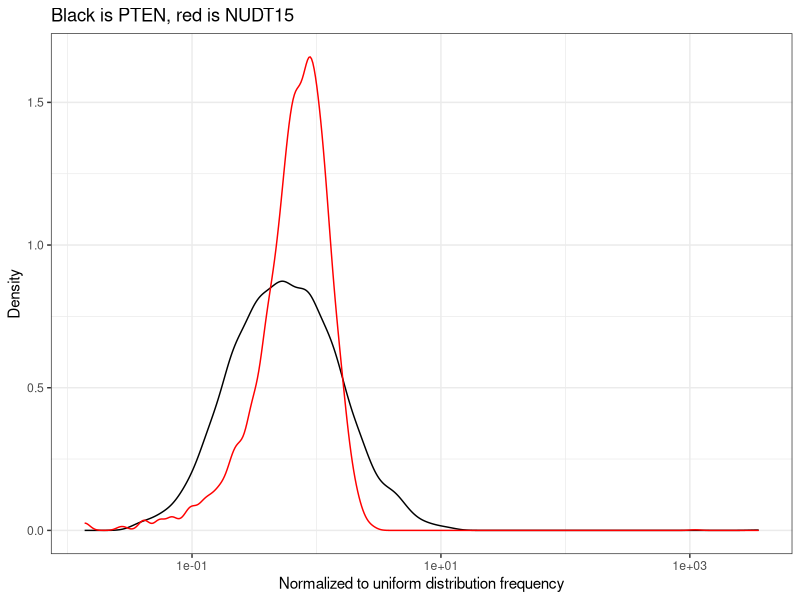
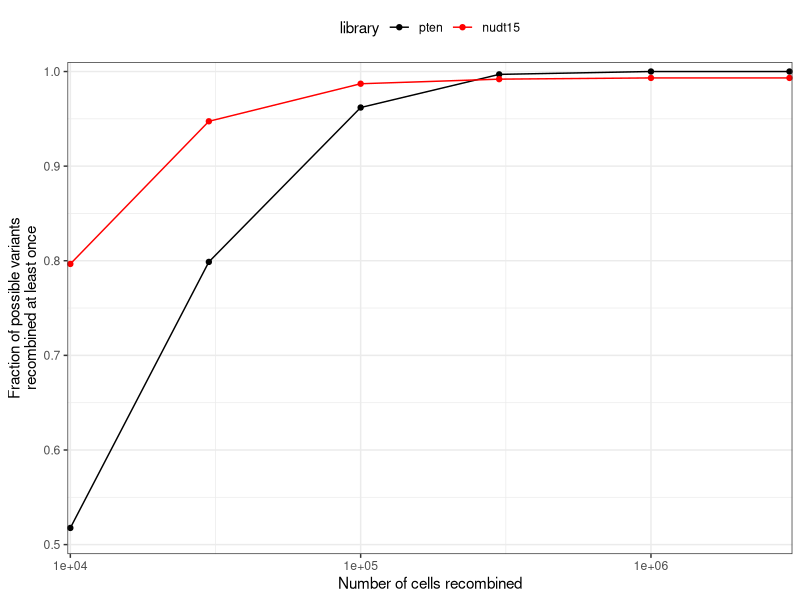
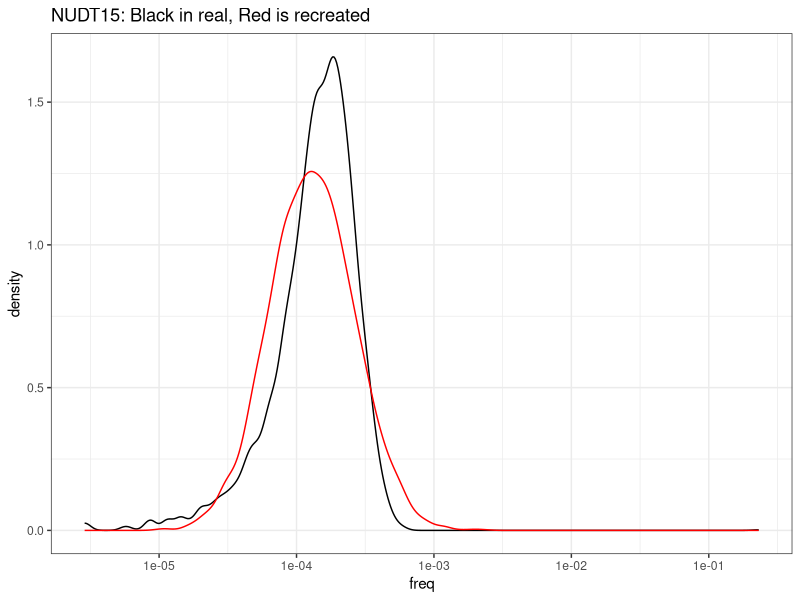
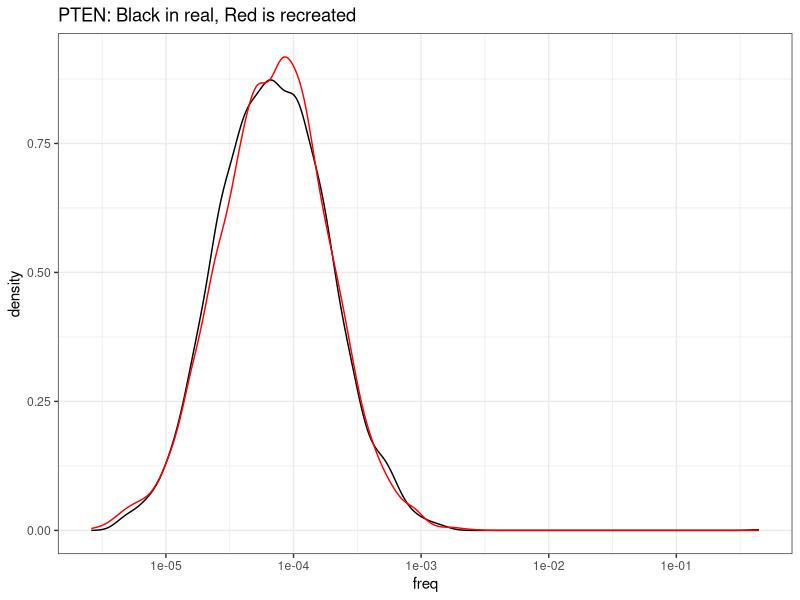
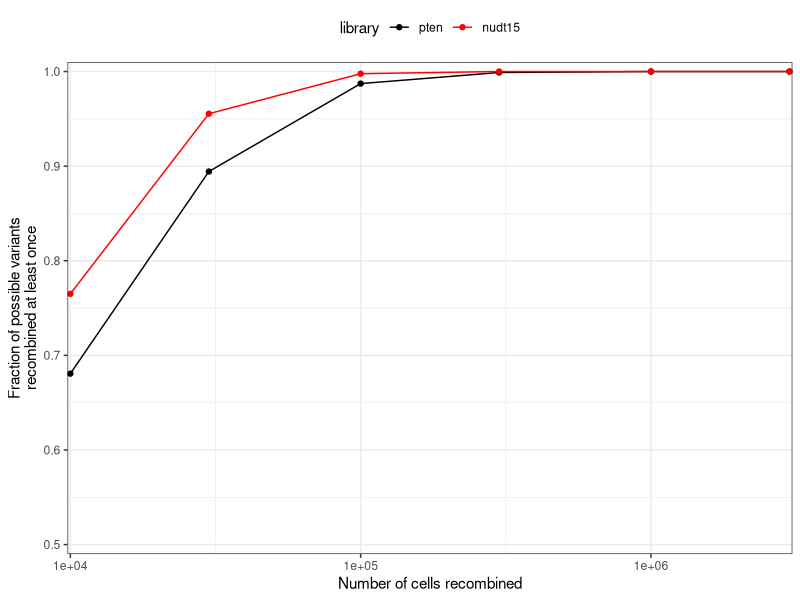

These figures' R source, in order:
## ---- chunk 1
knitr::opts_chunk$set(echo = TRUE)
rm(list = ls())
library(tidyverse)
library(reshape2)
library(MASS)
set.seed(1234567)
## ---- chunk 2
nudt15 <- read.csv(file = "NUDT15_missense.csv", header = TRUE, stringsAsFactors = FALSE)
nudt15 <- rbind(c("WT","WT",round(sum(nudt15$count)*0.3,0)),nudt15)  ## Because there were about 25% WTs
nudt15$count <- as.integer(nudt15$count)
nudt15$freq <- nudt15$count / sum(nudt15$count)
nudt15$zscore <- (nudt15$freq - mean(nudt15$freq))/sd(nudt15$freq)

## Bring in the PTEN data
pten <- read.csv(file = "PTEN_library_distribution.csv", header = TRUE, stringsAsFactors = TRUE)
colnames(pten) <- c("row_number","variant","freq")

#pten_missense <- subset(pten, variant != "_remaining")[,c("variant","freq")]
pten_missense <- pten
pten_missense$freq <- as.numeric(pten_missense$freq)
pten_missense$freq <- pten_missense$freq / sum(pten_missense$freq)
pten_missense$zscore <- (pten_missense$freq - mean(pten_missense$freq))/sd(pten_missense$freq)

Fraction_of_uniform_distribution_plot <- ggplot() + theme_bw() + scale_x_log10() +
  labs(x = "Normalized to uniform distribution frequency", y = "Density", title = "Black is PTEN, red is NUDT15") +
  geom_density(data = pten_missense, aes(x = freq/(1/nrow(pten_missense)))) + 
  geom_density(data = nudt15, aes(x = freq/(1/nrow(nudt15))), color = "red") 
ggsave(file = "Fraction_of_uniform_distribution_plot.png", Fraction_of_uniform_distribution_plot, height = 3, width = 4)
Fraction_of_uniform_distribution_plot

## CV for NUDT15
sd(nudt15$freq) / mean(nudt15$freq)

## CV for PTEN
sd(pten_missense$freq) / mean(pten_missense$freq)
## ---- chunk 3
nudt15_uniq_number <- length(unique(nudt15$variant))
nudt15_sampling_frame <- data.frame("cells" = c(1e4,3e4,1e5,3e5,1e6,3e6), "fraction_observed" = 0)
for(x in 1:nrow(nudt15_sampling_frame)){
  nudt15_sampling <- sample(nudt15$variant, nudt15_sampling_frame$cells[x], prob = nudt15$freq, replace = T)
  nudt15_sampling_df <- data.frame(table(nudt15_sampling))
  nudt15_sampling_df2 <- subset(nudt15_sampling_df, Freq >= 1) # Whatever cutoff you want to use
  nudt15_sampling_frame$fraction_observed[x] <- nrow(nudt15_sampling_df2) / nudt15_uniq_number
}


pten_library_number <- length(unique(subset(pten_missense, freq > 0)$variant))

pten_sampling_frame <- data.frame("cells" = c(1e4,3e4,1e5,3e5,1e6,3e6), "fraction_observed" = 0)
for(x in 1:nrow(pten_sampling_frame)){
  pten_sampling <- sample(pten_missense$variant, pten_sampling_frame$cells[x], prob = pten_missense$freq, replace = T)
  pten_sampling_df <- data.frame(table(pten_sampling))
  pten_sampling_df2 <- subset(pten_sampling_df, Freq >= 1) # Whatever cutoff you want to use
  pten_sampling_frame$fraction_observed[x] <- nrow(pten_sampling_df2) / pten_library_number
}

real_summary_frame <- data.frame("cells" = pten_sampling_frame$cells, "pten" = pten_sampling_frame$fraction_observed, "nudt15" = nudt15_sampling_frame$fraction_observed)

real_summary_frame_melted <- melt(real_summary_frame, id = "cells")
colnames(real_summary_frame_melted)[2] <- "library"

nudt15_pten_comparison_plot <- ggplot() + theme_bw() +  theme(legend.position = "top") +
  labs(y = "Fraction of possible variants\nrecombined at least once", x = "Number of cells recombined") +
  scale_x_log10(expand = c(0,0.01)) + scale_y_continuous(limits = c(0.5,1), expand = c(0,0.01)) + scale_colour_manual(values = c("black", "red")) +
  geom_line(data = real_summary_frame_melted, aes(x = cells, y = value, color = library)) +
  geom_point(data = real_summary_frame_melted, aes(x = cells, y = value, color = library))
ggsave(file = "Real_data_nudt15_pten_comparison_plot.png", nudt15_pten_comparison_plot, height = 3, width = 4)
nudt15_pten_comparison_plot
## ---- chunk 4
nudt15_2 <- subset(nudt15, freq > 0)
nudt15_2$log10 <- log10(nudt15_2$freq)

nudt15_fit <- fitdistr(nudt15_2$freq, "log-normal")
nudt15_para <- nudt15_fit$estimate
print(paste("NUDT15 meanlog:",as.character(round(nudt15_para[1],2))))
print(paste("NUDT15 sdlog:",as.character(round(nudt15_para[2],2))))
nudt15_recreation2 <- data.frame("value" = rlnorm(n = 4775, meanlog = nudt15_para[1], sdlog = nudt15_para[2]))
#nudt15_recreation <- data.frame("value" = rnorm(n = 4775, mean = nudt15_para[1], sd = nudt15_para[2]))
nudt15_recreation2$variant = seq(1,nrow(nudt15_recreation2))

nudt15_fitted_distribution_plot <- ggplot() + theme_bw() + labs(title = "NUDT15: Black in real, Red is recreated") + scale_x_log10() +
  geom_density(data = nudt15, aes(x = freq), color = "black") +
  geom_density(data = nudt15_recreation2, aes(x = value), color = "red")
nudt15_fitted_distribution_plot
  ggsave(file = "nudt15_fitted_distribution_plot.png", nudt15_fitted_distribution_plot, height = 3, width = 4)

pten_fit <- fitdistr(subset(pten_missense, freq > 0)$freq, "log-normal")
pten_para <- pten_fit$estimate
print(paste("PTEN meanlog:",as.character(round(pten_para[1],2))))
print(paste("PTEN sdlog:",as.character(round(pten_para[2],2))))
pten_recreation2 <- data.frame("value" = rlnorm(n = 4939, meanlog = pten_para[1], sdlog = pten_para[2]))
pten_recreation2$variant = seq(1,nrow(pten_recreation2))

pten_fitted_distribution_plot <- ggplot() + theme_bw() + labs(title = "PTEN: Black in real, Red is recreated") + scale_x_log10() +
  geom_density(data = pten_missense, aes(x = freq), color = "black") +
  geom_density(data = pten_recreation2, aes(x = value), color = "red")
pten_fitted_distribution_plot
ggsave(file = "pten_fitted_distribution_plot.png", pten_fitted_distribution_plot, height = 3, width = 4)
  
## ---- chunk 5
nudt15_sampling_frame <- data.frame("cells" = c(1e4,3e4,1e5,3e5,1e6,3e6), "fraction_observed" = 0)
for(x in 1:nrow(nudt15_sampling_frame)){
  nudt15_sampling <- sample(nudt15_recreation2$variant, nudt15_sampling_frame$cells[x], prob = nudt15_recreation2$value, replace = T)
  nudt15_sampling_df <- data.frame(table(nudt15_sampling))
  nudt15_sampling_df2 <- subset(nudt15_sampling_df, Freq >= 1)
  nudt15_sampling_frame$fraction_observed[x] <- nrow(nudt15_sampling_df2) / nrow(nudt15_recreation2)
}

pten_sampling_frame <- data.frame("cells" = c(1e4,3e4,1e5,3e5,1e6,3e6), "fraction_observed" = 0)
for(x in 1:nrow(pten_sampling_frame)){
  pten_sampling <- sample(pten_recreation2$variant, pten_sampling_frame$cells[x], prob = pten_recreation2$value, replace = T)
  pten_sampling_df <- data.frame(table(pten_sampling))
  pten_sampling_df2 <- subset(pten_sampling_df, Freq >= 1)
  pten_sampling_frame$fraction_observed[x] <- nrow(pten_sampling_df2) / nrow(pten_recreation2)
}

summary_frame <- data.frame("cells" = pten_sampling_frame$cells, "pten" = pten_sampling_frame$fraction_observed, "nudt15" = nudt15_sampling_frame$fraction_observed)

summary_frame_melted <- melt(summary_frame, id = "cells")
colnames(summary_frame_melted)[2] <- "library"

nudt15_pten_comparison_plot <- ggplot() + 
  theme_bw() + theme(legend.position = "top") +
  labs(y = "Fraction of possible variants\nrecombined at least once", x = "Number of cells recombined") + 
  scale_x_log10(expand = c(0,0.01)) + scale_y_continuous(limits = c(0.5,1), expand = c(0,0.01)) + scale_colour_manual(values = c("black", "red")) +
  geom_line(data = summary_frame_melted, aes(x = cells, y = value, color = library)) +
  geom_point(data = summary_frame_melted, aes(x = cells, y = value, color = library))
ggsave(file = "Recreated_data_nudt15_pten_comparison_plot.png", nudt15_pten_comparison_plot, height = 3, width = 4)
nudt15_pten_comparison_plot
